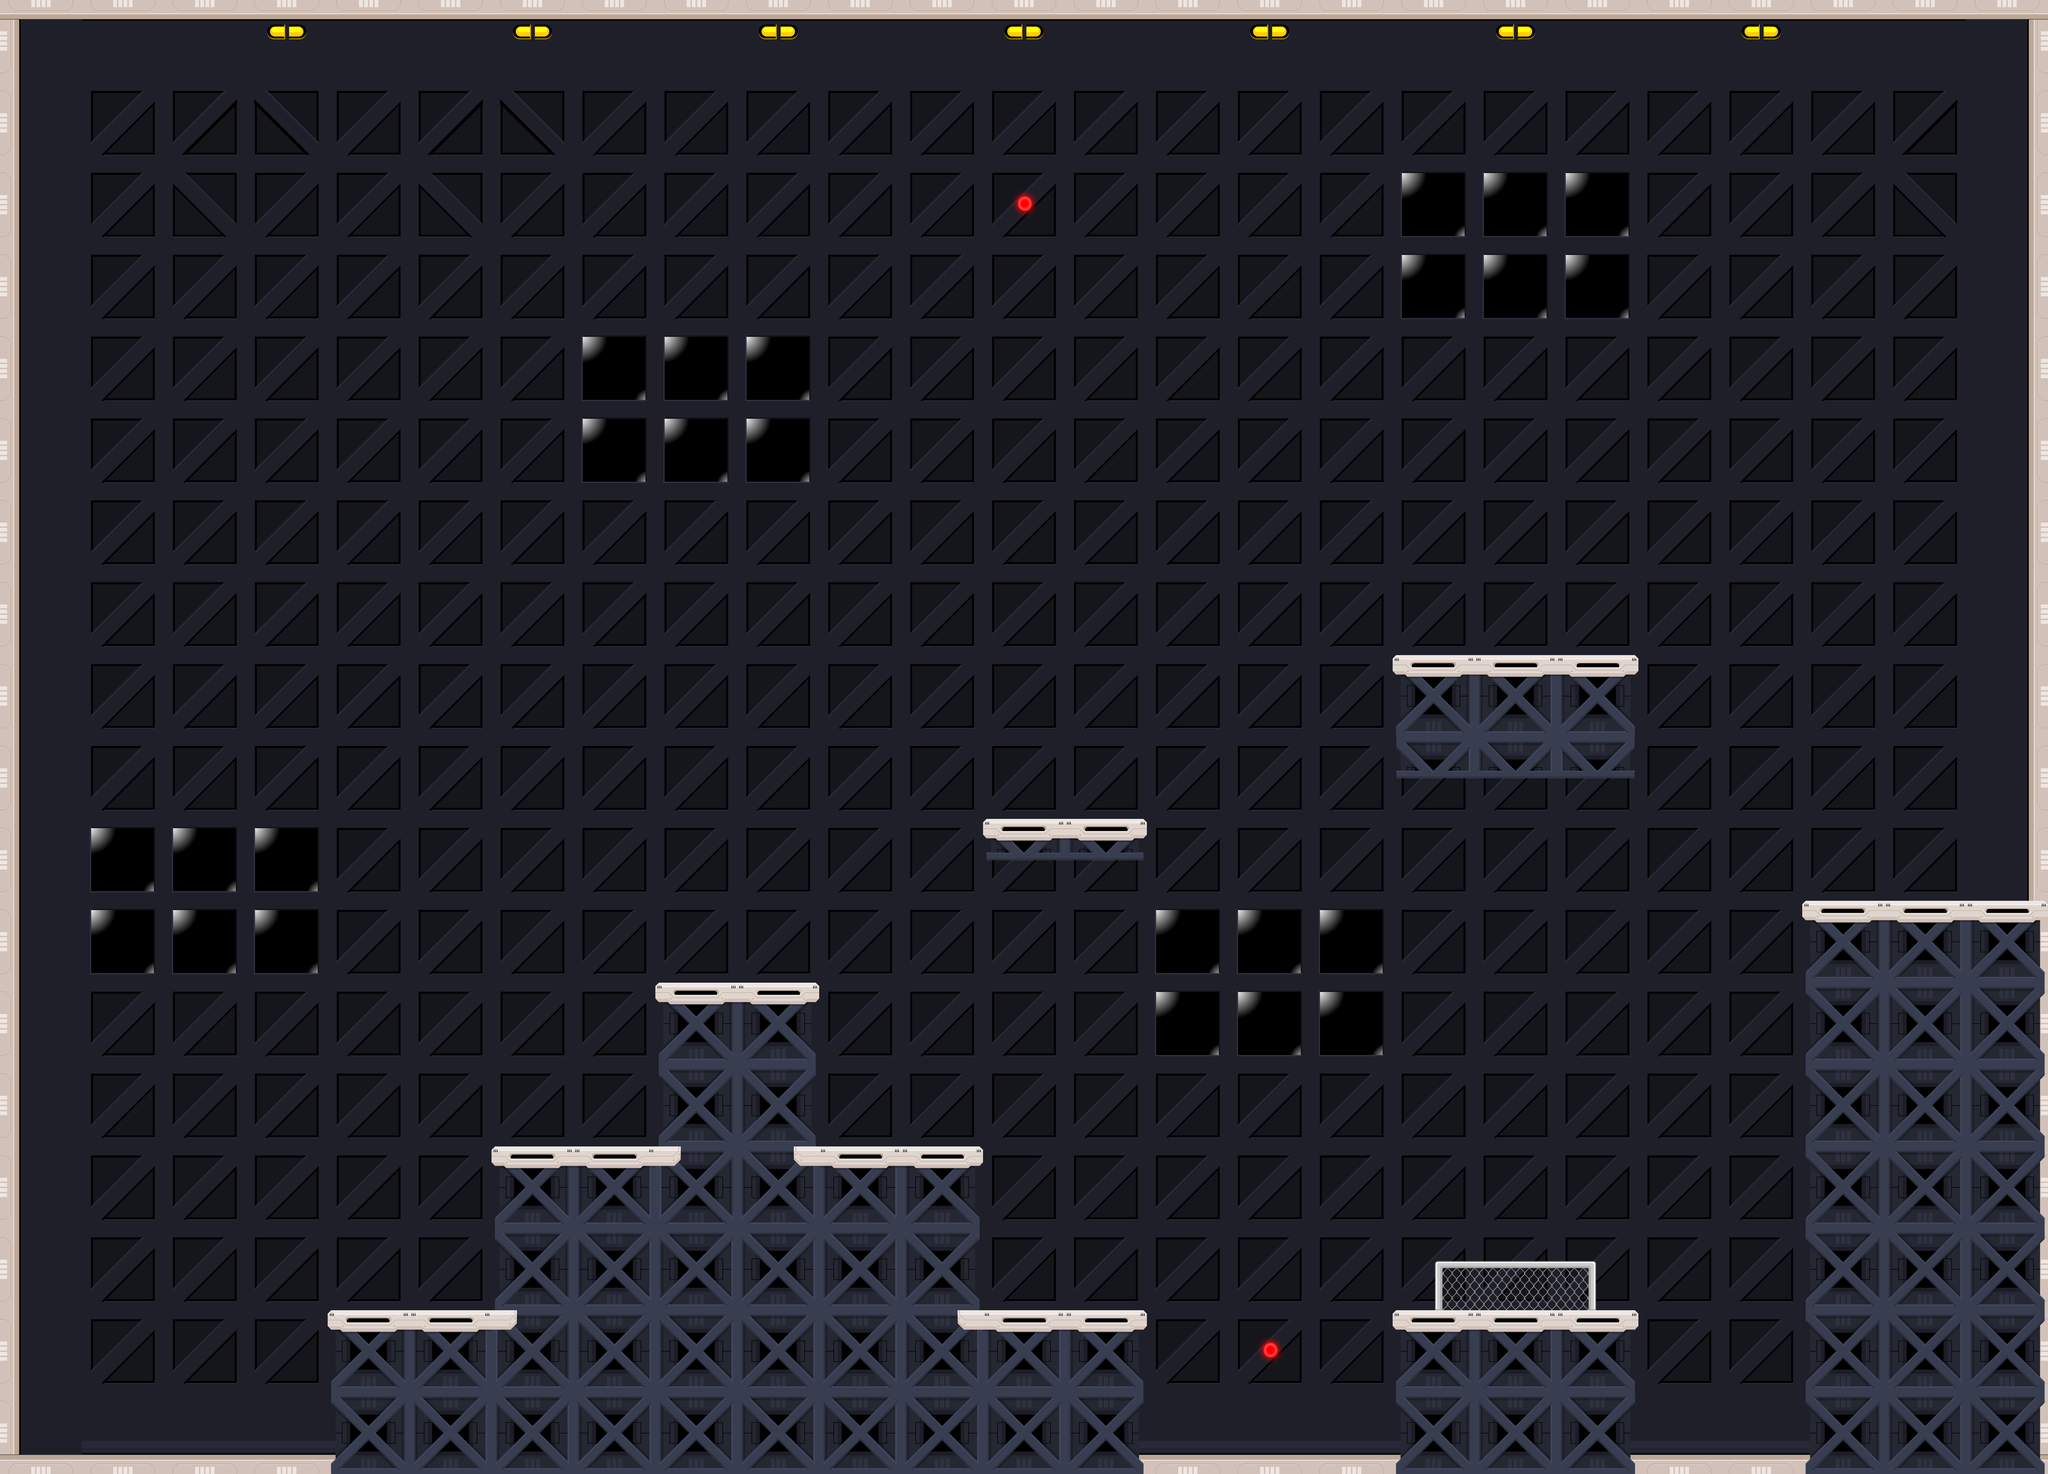

Tiled map render using the project's own tile images. Description and the map definition, with tile-layer contents summarised, below:
An orthogonal 25x18 tile map with 256x256 px tiles, 5 tile layers (back, walk_back, acid, walk, ...), 2 tilesets and 9 objects (4x light, 2x laser, door, switch, robot).

<map version="1.2" tiledversion="1.2.4" orientation="orthogonal" renderorder="right-down" width="25" height="18" tilewidth="256" tileheight="256" infinite="0" nextlayerid="57" nextobjectid="56">
 <properties>
  <property name="shapes" value="shapes/shapes.plist" />
 </properties>
 <tileset firstgid="1" name="tiles" tilewidth="256" tileheight="256" spacing="2" margin="1" tilecount="42" columns="7">
  <image source="tilesheet.png" width="1806" height="1548" />
  <tile id="0">
   <properties>
    <property name="damage" type="int" value="10" />
    <property name="opacity" type="float" value="0.69999999999999996" />
    <property name="shape" value="001_Acid" />
   </properties>
  </tile>
  <tile id="1">
   <properties>
    <property name="damage" type="int" value="10" />
    <property name="opacity" type="float" value="0.69999999999999996" />
    <property name="shape" value="002_Acid" />
   </properties>
  </tile>
  <tile id="2">
   <properties>
    <property name="shape" value="003_BGTile" />
   </properties>
  </tile>
  <tile id="3">
   <properties>
    <property name="shape" value="004_BGTile" />
   </properties>
  </tile>
  <tile id="4">
   <properties>
    <property name="shape" value="005_BGTile" />
   </properties>
  </tile>
  <tile id="5">
   <properties>
    <property name="shape" value="006_BGTile" />
   </properties>
  </tile>
  <tile id="6">
   <properties>
    <property name="shape" value="007_BGTile" />
   </properties>
  </tile>
  <tile id="7">
   <properties>
    <property name="shape" value="008_BGTile" />
   </properties>
  </tile>
  <tile id="8">
   <properties>
    <property name="shape" value="009_BGTile" />
   </properties>
  </tile>
  <tile id="13">
   <properties>
    <property name="damage" type="int" value="10" />
    <property name="shape" value="014_Spike" />
   </properties>
  </tile>
  <tile id="14">
   <properties>
    <property name="shape" value="015_Tile" />
   </properties>
  </tile>
  <tile id="15">
   <properties>
    <property name="shape" value="016_Tile" />
   </properties>
  </tile>
  <tile id="16">
   <properties>
    <property name="shape" value="017_Tile" />
   </properties>
  </tile>
  <tile id="17">
   <properties>
    <property name="shape" value="018_Tile" />
   </properties>
  </tile>
  <tile id="18">
   <properties>
    <property name="shape" value="019_Tile" />
   </properties>
  </tile>
  <tile id="19">
   <properties>
    <property name="shape" value="020_Tile" />
   </properties>
  </tile>
  <tile id="20">
   <properties>
    <property name="shape" value="021_Tile" />
   </properties>
  </tile>
  <tile id="21">
   <properties>
    <property name="shape" value="022_Tile" />
   </properties>
  </tile>
  <tile id="22">
   <properties>
    <property name="shape" value="023_Tile" />
   </properties>
  </tile>
  <tile id="23">
   <properties>
    <property name="shape" value="024_Tile" />
   </properties>
  </tile>
  <tile id="24">
   <properties>
    <property name="shape" value="025_Tile" />
   </properties>
  </tile>
  <tile id="25">
   <properties>
    <property name="shape" value="026_Tile" />
   </properties>
  </tile>
  <tile id="26">
   <properties>
    <property name="shape" value="027_Tile" />
   </properties>
  </tile>
  <tile id="27">
   <properties>
    <property name="shape" value="028_Tile" />
   </properties>
  </tile>
  <tile id="28">
   <properties>
    <property name="shape" value="029_Tile" />
   </properties>
  </tile>
 </tileset>
 <tileset firstgid="43" name="objects" tilewidth="567" tileheight="556" tilecount="6" columns="0">
  <grid orientation="orthogonal" width="1" height="1" />
  <tile id="0">
   <image width="567" height="556" source="../../Media/robot/Idle_01.png" />
  </tile>
  <tile id="1">
   <image width="177" height="238" source="../../Media/objects/02_Barrel (2).png" />
  </tile>
  <tile id="2">
   <image width="256" height="256" source="../../Media/objects/03_Box.png" />
  </tile>
  <tile id="3">
   <image width="357" height="361" source="../../Media/objects/07_Saw.png" />
  </tile>
  <tile id="4">
   <image width="72" height="257" source="../../Media/objects/09_Switch (2).png" />
  </tile>
  <tile id="5">
   <image width="280" height="464" source="../../Media/objects/04_DoorLocked.png" />
  </tile>
 </tileset>
 <layer id="52" name="back" width="25" height="18">
  <data>[450 cells, 450 non-empty, 14 distinct tile ids]</data>
 </layer>
 <layer id="53" name="walk_back" width="25" height="18">
  <data>[450 cells, 2 non-empty, 1 distinct tile ids]</data>
 </layer>
 <objectgroup id="5" name="objects">
  <object id="13" name="exit_door" type="door" gid="48" x="4604.12" y="4088" width="280" height="464">
   <properties>
    <property name="image" value="04_DoorLocked.png" />
   </properties>
  </object>
  <object id="14" name="open_switch" type="switch" gid="47" x="5997.18" y="2822.76" width="72" height="257">
   <properties>
    <property name="activated" type="bool" value="true" />
    <property name="target" value="exit_door" />
   </properties>
  </object>
  <object id="49" name="robot" type="robot" gid="43" x="371" y="4644" width="567" height="556">
   <properties>
    <property name="shield" type="int" value="1000" />
   </properties>
  </object>
  <object id="11" name="laser2" type="laser" gid="30" x="3330.41" y="500.808" width="256" height="256" rotation="180">
   <properties>
    <property name="damage" type="int" value="10" />
    <property name="rotation_angle" type="int" value="-360" />
    <property name="speed" type="float" value="6" />
   </properties>
  </object>
  <object id="51" name="laser1" type="laser" gid="30" x="3792.42" y="4214.1" width="256" height="256" rotation="407.41">
   <properties>
    <property name="damage" type="int" value="10" />
    <property name="rotation_angle" type="int" value="-90" />
    <property name="speed" type="float" value="6" />
   </properties>
  </object>
  <object id="55" name="light4" type="light" gid="30" x="3611.67" y="3302" width="712" height="454" />
  <object id="54" name="light3" type="light" gid="30" x="4379.67" y="997" width="712" height="454" />
  <object id="53" name="light2" type="light" gid="30" x="1819.67" y="1505" width="712" height="454" />
  <object id="52" name="light1" type="light" gid="30" x="281.667" y="3046" width="712" height="454" />
 </objectgroup>
 <layer id="54" name="acid" width="25" height="18" opacity="0.7">
  <properties>
   <property name="physics" type="bool" value="true" />
  </properties>
  <data>[450 cells, 0 non-empty, 0 distinct tile ids]</data>
 </layer>
 <layer id="55" name="walk" width="25" height="18">
  <properties>
   <property name="physics" type="bool" value="true" />
  </properties>
  <data>[450 cells, 71 non-empty, 13 distinct tile ids]</data>
 </layer>
 <layer id="56" name="front" width="25" height="18">
  <data>[450 cells, 3 non-empty, 3 distinct tile ids]</data>
 </layer>
</map>
